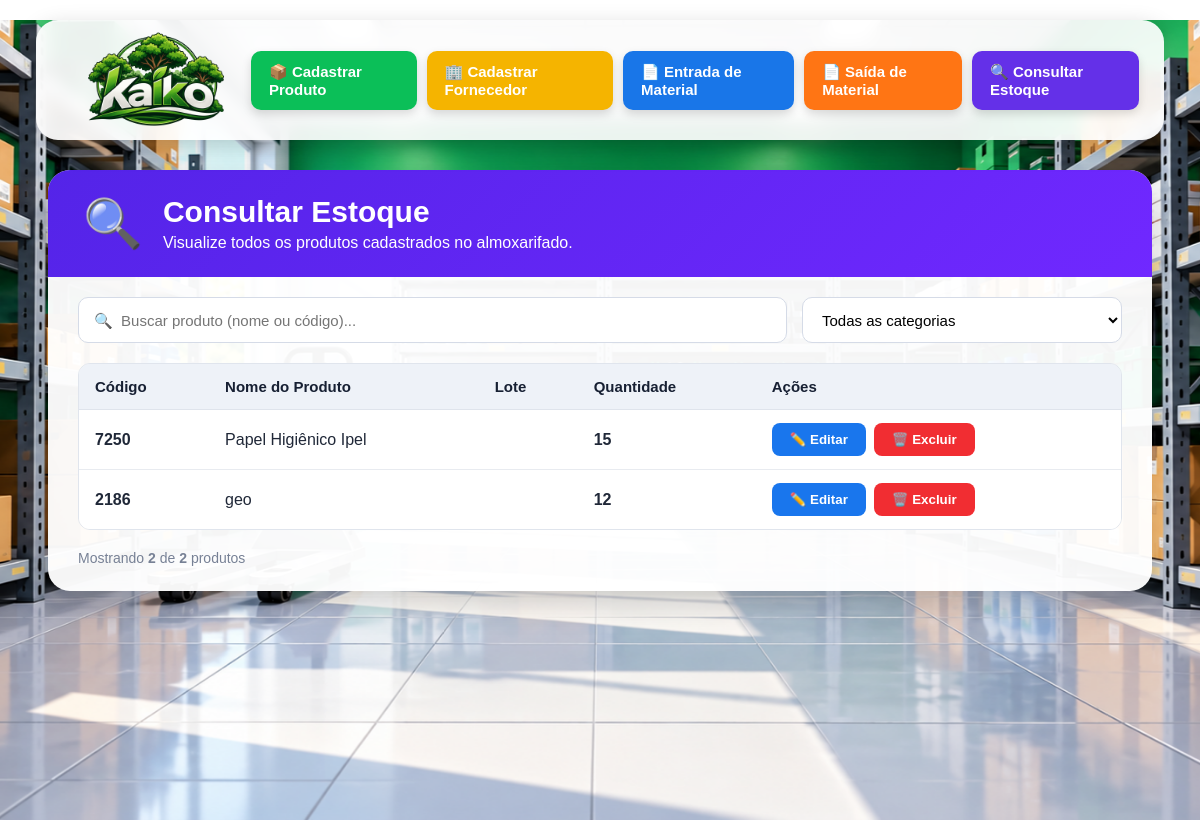
Page /estoque on the earlier database version.
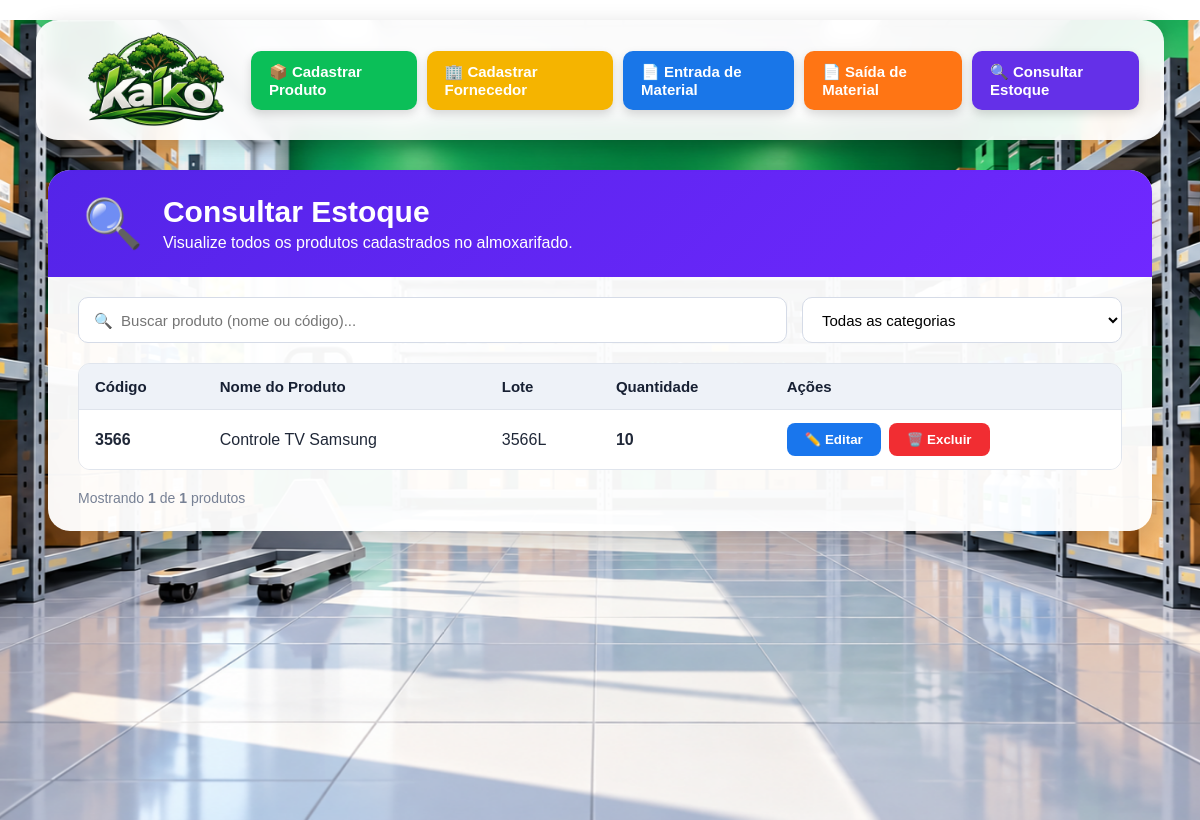
Same page on the later database version.
### tables this page shows
CREATE TABLE produtos (
            id INTEGER PRIMARY KEY AUTOINCREMENT,
            nome TEXT NOT NULL,
            codigo TEXT NOT NULL,
            quantidade INTEGER NOT NULL
        , categoria TEXT);

CREATE TABLE lotes (
            id INTEGER PRIMARY KEY AUTOINCREMENT,
            produto_id INTEGER NOT NULL,
            lote TEXT NOT NULL,
            quantidade INTEGER NOT NULL DEFAULT 0
        );

### app.py (the view)
@app.route("/estoque")
def estoque():
    conexao = sqlite3.connect("estoque.db")
    cursor = conexao.cursor()
    cursor.execute(
        "SELECT * FROM produtos"
    )
    produtos = cursor.fetchall()
    cursor.execute(
        "SELECT * FROM lotes"
    )
    lotes = cursor.fetchall()
    conexao.close()
    return render_template(
        "estoque.html",
        produtos=produtos,
        lotes=lotes
    )

### templates/estoque.html (shortened to what this page needs)
<!DOCTYPE html>
<html lang="pt-BR">
<head>
    <link rel="stylesheet" href="{{ url_for('static', filename='style.css') }}">
</head>
<body>
    <div class="estoque-pagina">
        <header class="menu">
            <a href="/" class="logo-menu">
                <img
                    src="{{ url_for('static', filename='logo_kaiko.png') }}"
                    alt="Kaiko"
                >
            </a>
            <nav>
                <a href="/cadastrar">
                    📦 Cadastrar Produto
                </a>
                <a href="/fornecedor">
                    🏢 Cadastrar Fornecedor
                </a>
                <a href="/entrada">
                    📄 Entrada de Material
                </a>
                <a href="/saida">
                    📄 Saída de Material
                </a>
                <a href="/estoque">
                    🔍 Consultar Estoque
                </a>
            </nav>
        </header>
        <main class="estoque-container">
            <div class="estoque-card">
                <div class="estoque-cabecalho">
                    <div class="estoque-icone">
                        🔍
                    </div>
                    <div>
                        <h1>
                            Consultar Estoque
                        </h1>
                        <p>
                            Visualize todos os produtos cadastrados no almoxarifado.
                        </p>
                    </div>
                </div>
                <div class="estoque-filtros">
                    <div class="campo-busca">
                        <input
                            type="text"
                            id="buscarEstoque"
                            placeholder="🔍  Buscar produto (nome ou código)..."
                        >
                    </div>
                    <div class="campo-filtro">
                        <select id="filtroCategoria">
                            <option value="">
                                Todas as categorias
                            </option>
                        </select>
                    </div>
                </div>
                <div class="tabela-container">
                    <table class="tabela-estoque">
                        <thead>
                            <tr>
                                <th>
                                    Código
                                </th>
                                <th>
                                    Nome do Produto
                                </th>
                                <th>
                                    Lote
                                </th>
                                <th>
                                    Quantidade
                                </th>
                                <th>
                                    Ações
                                </th>
                            </tr>
                        </thead>
                        <tbody id="tabelaProdutos">
                            {% for produto in produtos %}
                            <tr
                                data-produto="{{ produto[1] | lower }}"
                                data-codigo="{{ produto[2] | lower }}"
                                data-categoria="{{ produto[4] or '' }}"
                            >
                                <td class="codigo-produto">
                                    {{ produto[2] }}
                                </td>
                                <td class="nome-produto">
                                    {{ produto[1] }}
                                </td>
                                <td class="lote-produto">
                                    {% for lote in lotes %}
                                        {% if lote[1] == produto[0] %}
                                            {{ lote[2] }}<br>
                                        {% endif %}
                                    {% endfor %}
                                </td>
                                <td class="quantidade-produto">
                                    {{ produto[3] }}
                                </td>
                                <td>
                                    <div class="acoes-estoque">
                                        <form
                                            method="GET"
                                            action="/editar/{{ produto[0] }}"
                                        >
                                            <button
                                                type="submit"
                                                class="btn-editar"
                                            >
                                                ✏️ Editar
                                            </button>
                                        </form>
                                        <form
                                            method="POST"
                                            action="/excluir/{{ produto[0] }}"
                                            onsubmit="return confirm('Tem certeza que deseja excluir este produto?');"
                                        >
                                            <button
                                                type="submit"
                                                class="btn-excluir"
                                            >
                                                🗑️ Excluir
                                            </button>
                                        </form>
                                    </div>
                                </td>
                            </tr>
                            {% endfor %}
                        </tbody>
                    </table>
                </div>
                <div class="estoque-rodape">
                    Mostrando
                    <strong id="contadorProdutos">
                        {{ produtos|length }}
                    </strong>
                    de
                    <strong>
                        {{ produtos|length }}
                    </strong>
                    produtos
                </div>
            </div>
        </main>
    </div>
</body>
</html>

### static/style.css (style rules this page uses)
* { margin: 0; padding: 0; box-sizing: border-box; }
body { font-family: Arial, Helvetica, sans-serif; min-height: 100vh; overflow-x: hidden; }
.menu { width: 94%; max-width: 1500px; margin: 20px auto; padding: 10px 25px; background: rgba(255, 255, 255, 0.92); backdrop-filter: blur(8px); border-radius: 22px; display: flex; align-items: center; box-shadow: 0 8px 25px rgba(0, 0, 0, 0.20); }
.logo-menu { display: flex; align-items: center; text-decoration: none; }
.logo-menu img { width: 190px; height: 100px; object-fit: contain; }
.menu nav { flex: 1; display: flex; justify-content: flex-end; gap: 10px; }
.menu nav a { text-decoration: none; color: #1f2937; font-size: 15px; font-weight: bold; padding: 12px 15px; border-radius: 12px; transition: 0.2s; }
.menu nav a { background: #0bbf58; color: white; padding: 12px 18px; border-radius: 10px; box-shadow: 0 4px 10px rgba(0, 0, 0, 0.15); transition: 0.2s; }
.menu nav a:nth-child(1) { background: #0bbf58; }
.menu nav a:nth-child(2) { background: #f5b400; }
.menu nav a:nth-child(3) { background: #1976e8; }
.menu nav a:nth-child(4) { background: #ff7514; }
.menu nav a:nth-child(5) { background: #6430e8; }

Differences in the rows shown:
removed produtos: codigo "7250", nome "Papel Higiênico Ipel", quantidade "15"
removed produtos: codigo "2186", nome "geo", quantidade "12"
added produtos: codigo "3566", nome "Controle TV Samsung", quantidade "10"
added lotes: lote "3566L"
Other differences:
{{ produtos|length }}: "2" → "1"
